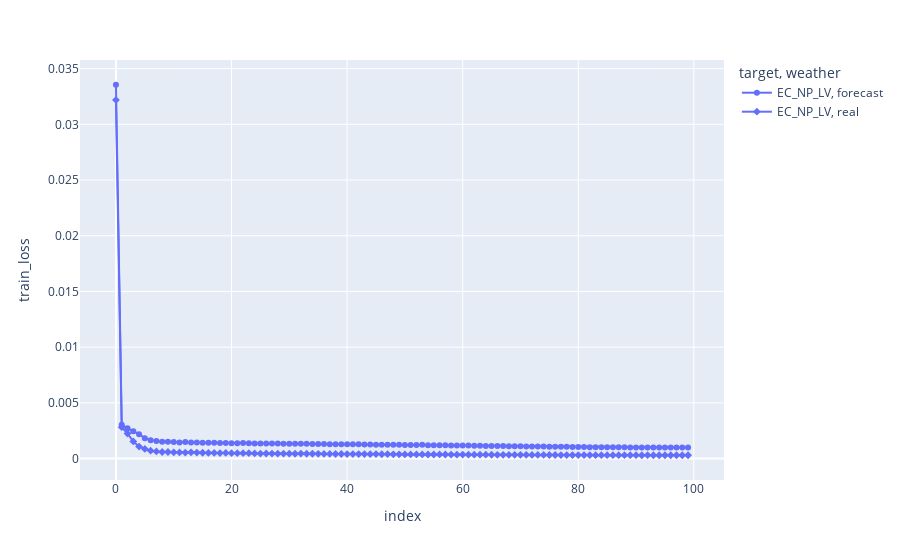
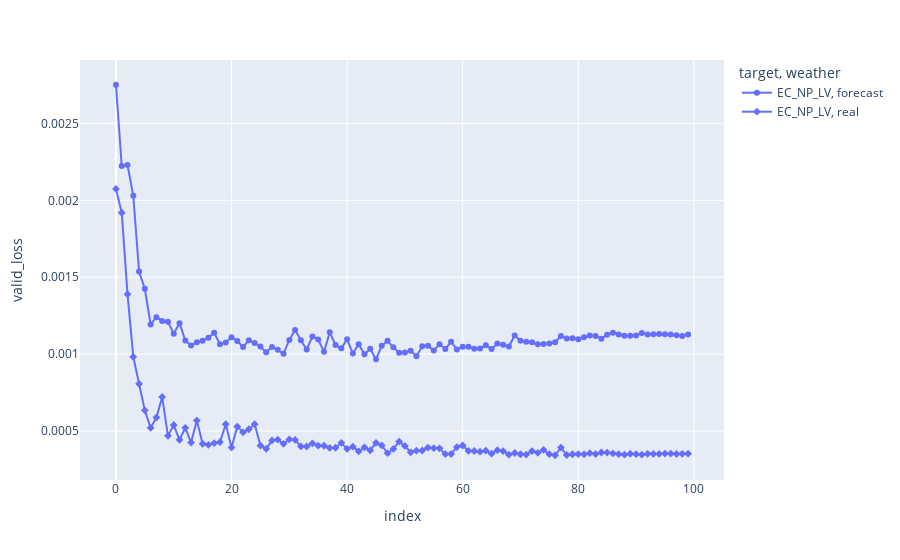

Source (notebook cell) for these figures, in order:
### Markdown cell above
# Train history Comparison

### Code cell
comparison_metrics_df = pd.DataFrame()
for training in trainings:
    training_path = os.path.join(experiment_base_path, training)
    tmp_df = pd.read_csv(os.path.join(training_path,"model/train_history.csv"), index_col=0)
    tmp_df["weather"] = "forecast" if "forecast" in training else "real"
    tmp_df["target"]  = "EC_NP_LV" if "EC_NP_LV" in training else training.split("_")[2]
    tmp_df["mode"] = training.split("_")[1]
    comparison_metrics_df = pd.concat([comparison_metrics_df, tmp_df], axis=0)

comparison_metrics_df.head(200)
fig = px.line(comparison_metrics_df, x=comparison_metrics_df.index, y="train_loss", color="target", symbol="weather")
fig.show()
fig = px.line(comparison_metrics_df, x=comparison_metrics_df.index, y="valid_loss", color="target", symbol="weather")
fig.show()
#comparison_metrics_df.head()
